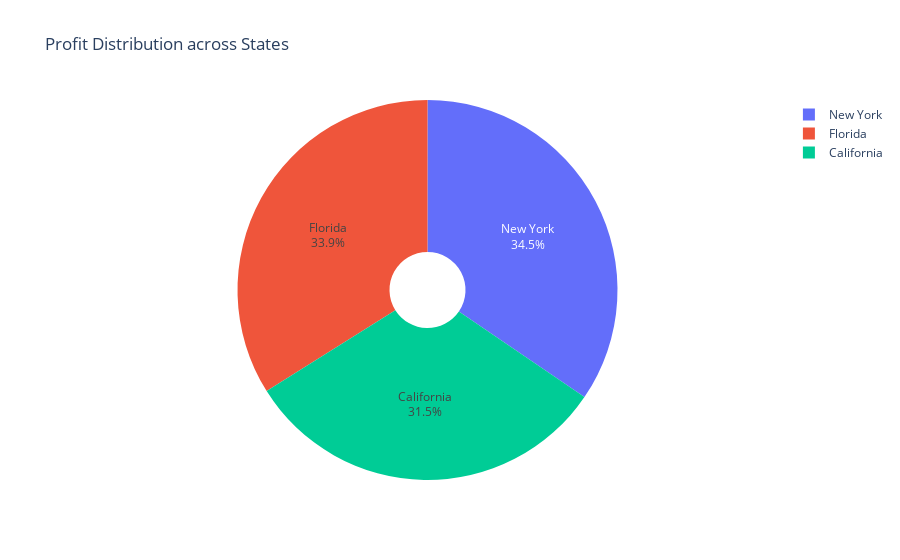

Write notebook code for a chart like this one.
### Code cell
# Profit Distribution across States
import plotly.express as px
fig=px.pie(df,values="Profit",names="State",hole=0.2,title='Profit Distribution across States')
fig.update_traces(textposition='inside', textinfo='percent+label')
fig.show()

### Figure 1 — Plotly figure (JSON) as saved in the notebook; plotly's stock layout.template omitted (floating-point values rounded to 4 significant figures)
{"data": [{"domain": {"x": [0, 1], "y": [0, 1]}, "hole": 0.2, "hovertemplate": "State=%{label}<br>Profit=%{value}<extra></extra>", "labels": ["New York", "California", "Florida", "New York", "Florida", "New York", "California", "Florida", "New York", "California", "Florida", "California", "Florida", "California", "Florida", "New York", "California", "New York", "Florida", "New York", "California", "New York", "Florida", "Florida", "New York", "California", "Florida", "New York", "Florida", "New York", "Florida", "New York", "California", "Florida", "California", "New York", "Florida", "California", "New York", "California", "California", "Florida", "California", "New York", "California", "New York", "Florida", "California", "New York", "California"], "legendgroup": "", "name": "", "showlegend": true, "textinfo": "percent+label", "textposition": "inside", "type": "pie", "values": [192300.0, 191800.0, 191100.0, 182900.0, 166200.0, 157000.0, 156100.0, 155800.0, 152200.0, 149800.0, 146100.0, 144300.0, 141600.0, 134300.0, 132600.0, 129900.0, 127000.0, 125400.0, 124300.0, 122800.0, 118500.0, 111300.0, 110400.0, 108700.0, 108600.0, 107400.0, 105700.0, 105000.0, 103300.0, 101000.0, 99940.0, 97480.0, 97430.0, 96780.0, 96710.0, 96480.0, 90710.0, 89950.0, 81230.0, 81010.0, 78240.0, 77800.0, 71500.0, 69760.0, 65200.0, 64930.0, 49490.0, 42560.0, 35670.0, 14680.0]}], "layout": {"autosize": true, "legend": {"tracegroupgap": 0}, "title": {"text": "Profit Distribution across States"}}}
